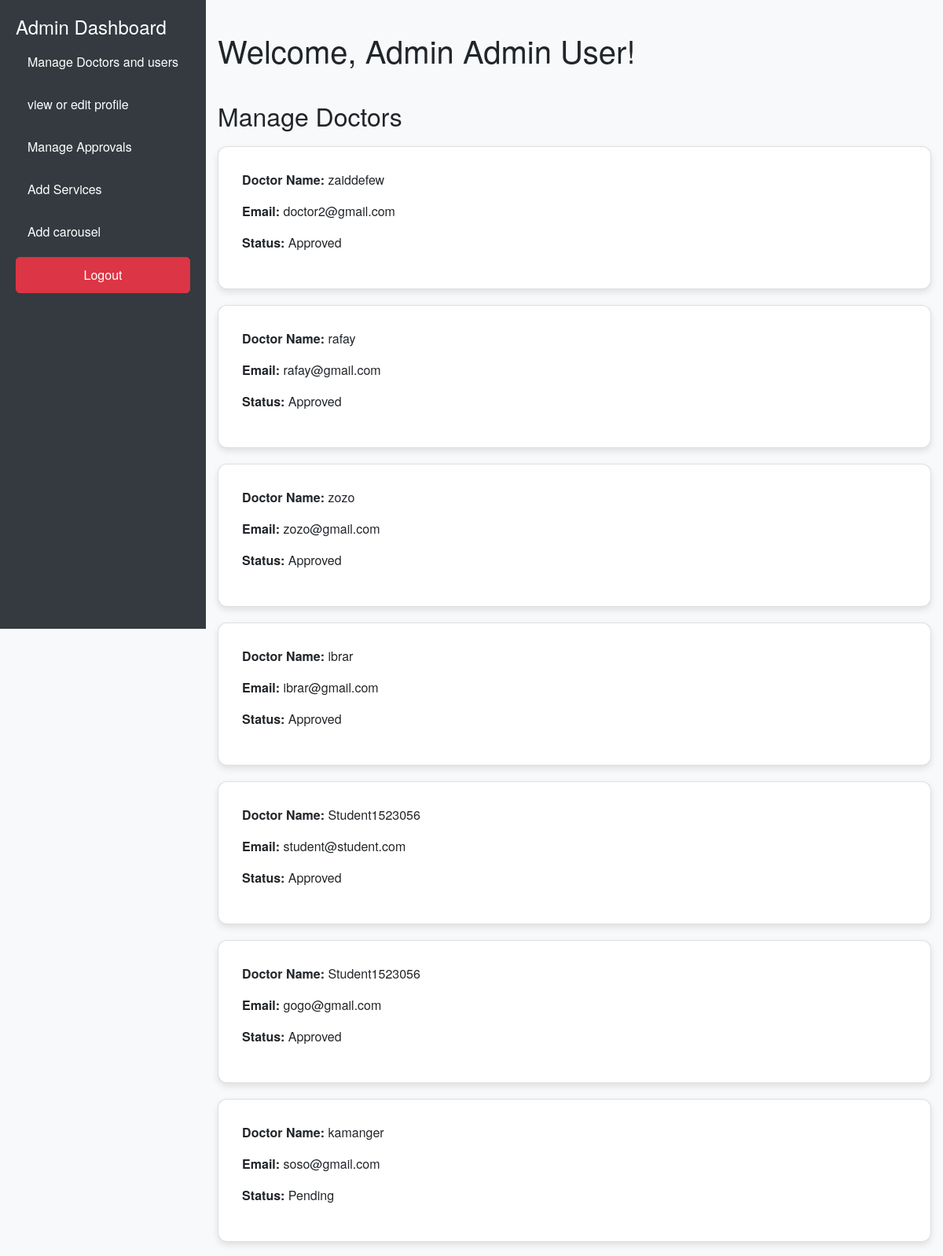
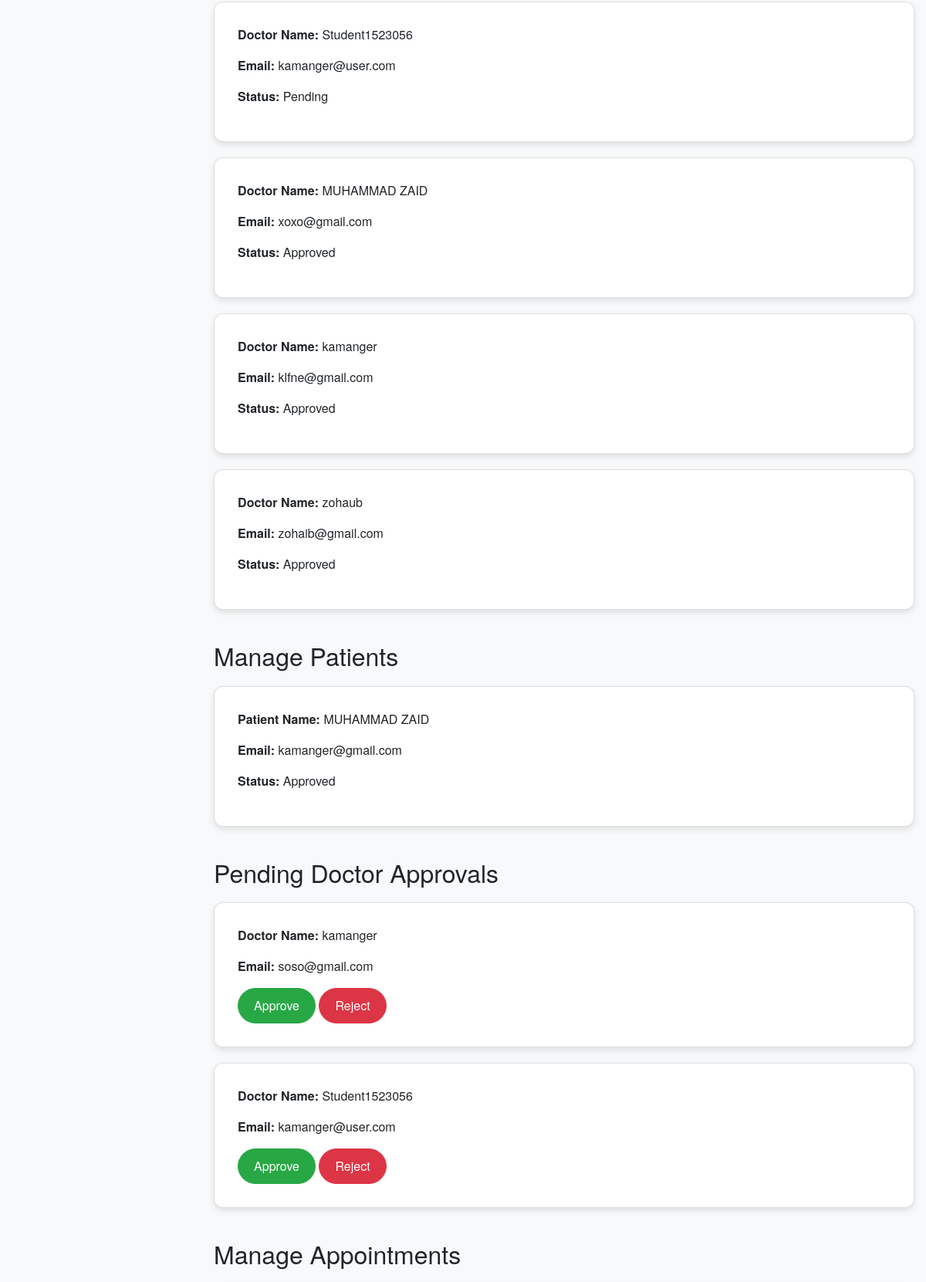
The page /project/medicare/adminindex.php (signed in, upper part) on the database its author committed (2 pictures, top to bottom).
### tables this page shows
CREATE TABLE `users` (
  `user_id` int(11) NOT NULL,
  `name` varchar(255) NOT NULL,
  `email` varchar(255) NOT NULL,
  `password` varchar(255) NOT NULL,
  `role_id` int(11) NOT NULL,
  `status` enum('pending','approved','rejected') DEFAULT 'approved',
  `created_at` timestamp NOT NULL DEFAULT current_timestamp(),
  `profile_pic` varchar(255) DEFAULT NULL,
  `city` varchar(255) DEFAULT NULL
);

### project/medicare/adminindex.php (the view, shortened to what this page needs)
<?php
include 'config.php';
$sql_doctors = "SELECT * FROM users WHERE role_id = 2";
$result_doctors = mysqli_query($connection, $sql_doctors);
$sql_patients = "SELECT * FROM users WHERE role_id = 3";
$result_patients = mysqli_query($connection, $sql_patients);
$sql_pending_doctors = "SELECT * FROM users WHERE role_id = 2 AND status = 'pending'";
$result_pending_doctors = mysqli_query($connection, $sql_pending_doctors);
?>
<!DOCTYPE html>
<html lang="en">
<head>
    <link rel="stylesheet" href="https://stackpath.bootstrapcdn.com/bootstrap/4.5.2/css/bootstrap.min.css">
</head>
<body>
<?php include 'adminnav.php' ?>
    <div class="container flex-grow-1">
        <h1>Welcome, Admin <?php echo htmlspecialchars($_SESSION['name']); ?>!</h1>
        <h2>Manage Doctors</h2>
        <?php
        if (mysqli_num_rows($result_doctors) > 0) {
            while ($row = mysqli_fetch_assoc($result_doctors)) {
                echo "<div class='card'>";
                echo "<div class='card-body'>";
                echo "<p><strong>Doctor Name:</strong> " . htmlspecialchars($row['name']) . "</p>";
                echo "<p><strong>Email:</strong> " . htmlspecialchars($row['email']) . "</p>";
                echo "<p><strong>Status:</strong> " . ucfirst(htmlspecialchars($row['status'])) . "</p>";
                echo "</div></div>";
            }
        } else {
            echo "<p>No doctors found.</p>";
        }
        ?>
        <h2>Manage Patients</h2>
        <?php
        if (mysqli_num_rows($result_patients) > 0) {
            while ($row = mysqli_fetch_assoc($result_patients)) {
                echo "<div class='card'>";
                echo "<div class='card-body'>";
                echo "<p><strong>Patient Name:</strong> " . htmlspecialchars($row['name']) . "</p>";
                echo "<p><strong>Email:</strong> " . htmlspecialchars($row['email']) . "</p>";
                echo "<p><strong>Status:</strong> " . ucfirst(htmlspecialchars($row['status'])) . "</p>";
                echo "</div></div>";
            }
        } else {
            echo "<p>No patients found.</p>";
        }
        ?>
        <h2>Pending Doctor Approvals</h2>
        <?php
        if (mysqli_num_rows($result_pending_doctors) > 0) {
            while ($row = mysqli_fetch_assoc($result_pending_doctors)) {
                echo "<div class='card'>";
                echo "<div class='card-body'>";
                echo "<p><strong>Doctor Name:</strong> " . htmlspecialchars($row['name']) . "</p>";
                echo "<p><strong>Email:</strong> " . htmlspecialchars($row['email']) . "</p>";
                echo "
                <form method='post' action='admin_action.php'>
                    <input type='hidden' name='doctor_id' value='" . htmlspecialchars($row['user_id']) . "'>
                    <button type='submit' name='action' value='approve' class='btn btn-success'>Approve</button>
                    <button type='submit' name='action' value='reject' class='btn btn-danger'>Reject</button>
                </form>";
                echo "</div></div>";
            }
        } else {
            echo "<p>No pending doctor approvals.</p>";
        }
        ?>
        <h2>Manage Appointments</h2>
    </div>
</body>
</html>

### project/medicare/adminnav.php (style rules this page uses)
body { background-color: #f8f9fa; font-family: 'Helvetica Neue', sans-serif; }
.container { margin-top: 40px; }
.card { border-radius: 12px; box-shadow: 0 4px 8px rgba(0, 0, 0, 0.1); transition: transform 0.2s ease-in-out; margin-bottom: 20px; }
.card-body { padding: 30px; }
.btn { padding: 10px 20px; font-size: 1rem; border-radius: 50px; }
.btn-success { background-color: #28a745; }
.btn-danger { background-color: #dc3545; }
h2 { margin-top: 40px; margin-bottom: 20px; }

### rows shown on the page
users: name "zaiddefew", email "doctor2@gmail.com", status "Approved"
users: name "rafay", email "rafay@gmail.com", status "Approved"
users: name "zozo", email "zozo@gmail.com", status "Approved"
users: name "ibrar", email "ibrar@gmail.com", status "Approved"
users: name "Student1523056", email "student@student.com", status "Approved"
users: name "Student1523056", email "gogo@gmail.com", status "Approved"
users: name "kamanger", email "soso@gmail.com", status "Pending"
users: name "Student1523056", email "kamanger@user.com", status "Pending"
users: name "MUHAMMAD ZAID", email "xoxo@gmail.com", status "Approved"
users: name "kamanger", email "klfne@gmail.com", status "Approved"
users: name "zohaub", email "zohaib@gmail.com", status "Approved"
users: name "MUHAMMAD ZAID", email "kamanger@gmail.com", status "Approved"

### other values the page prints
$_SESSION['name'] "Admin User"
